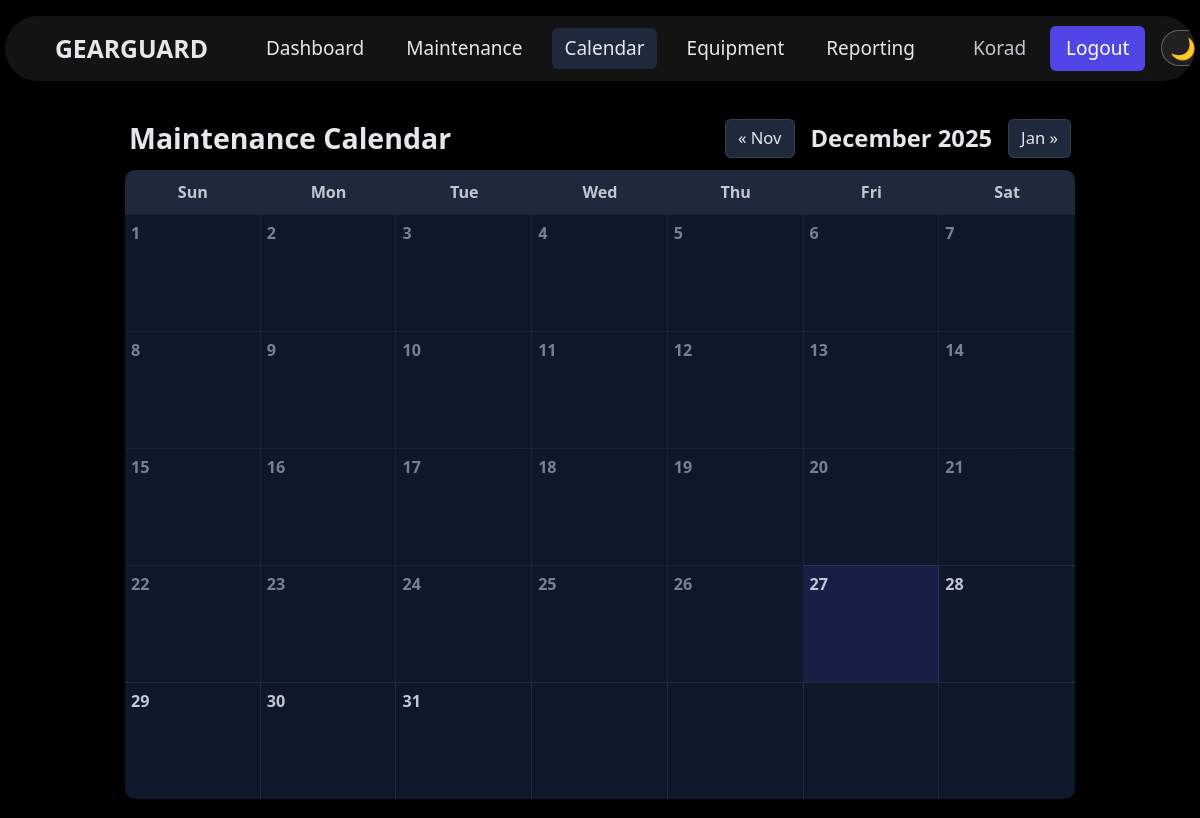
Before: /calendar/ (signed in) with the older database file.
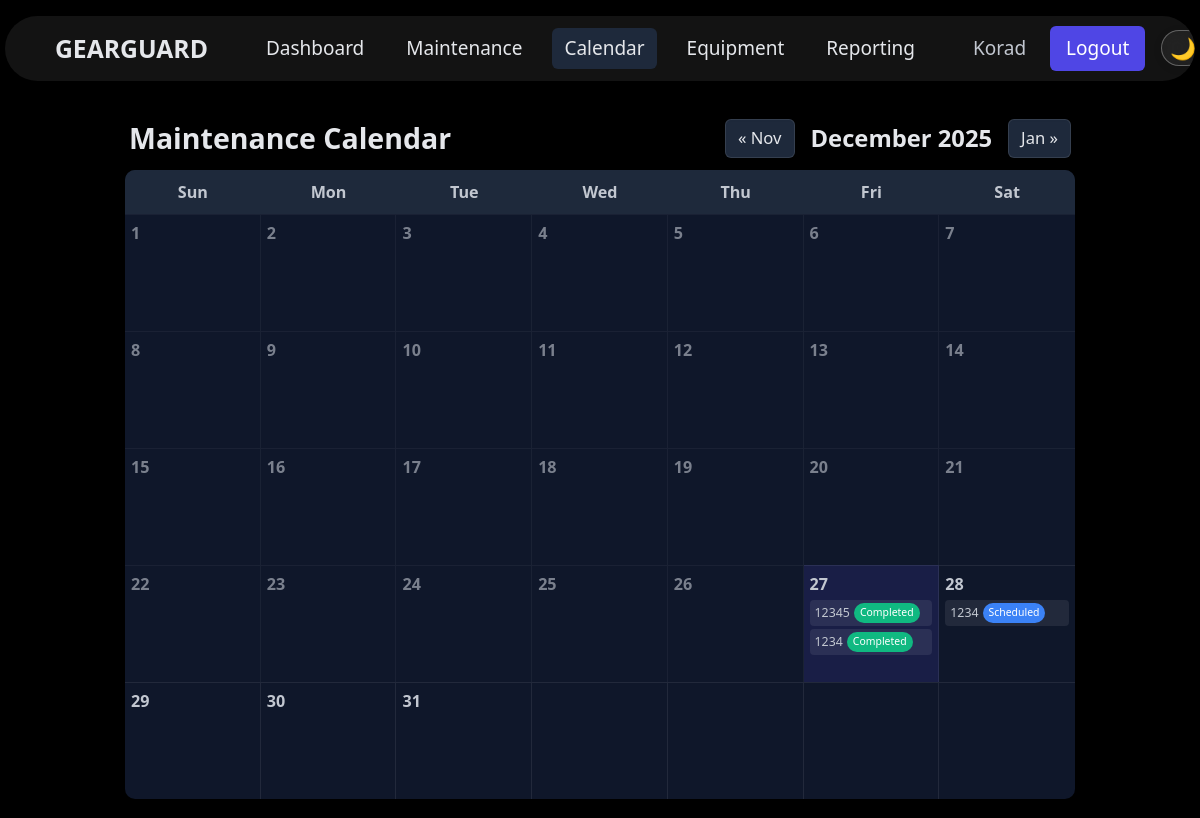
After: the same page with the newer database file.
### maintenance/models.py (models this page shows, shortened)
class MaintenanceRecord(models.Model):
    STATUS_CHOICES = [
        ("scheduled", "Scheduled"),
        ("completed", "Completed"),
        ("overdue", "Overdue"),
    ]
    equipment = models.ForeignKey('equipment.Equipment', on_delete=models.CASCADE, related_name='maintenance_records')
    service_date = models.DateField()
    technician = models.CharField(max_length=100, blank=True)
    cost = models.DecimalField(max_digits=10, decimal_places=2, default=0)
    remarks = models.TextField(blank=True)
    next_due = models.DateField(null=True, blank=True)
    status = models.CharField(max_length=20, choices=STATUS_CHOICES, default='scheduled')

### equipment/models.py (models this page shows)
class Equipment(models.Model):
    STATUS_CHOICES = [
        ("active", "Active"),
        ("inactive", "Inactive"),
    ]
    asset_id = models.CharField(max_length=50, unique=True)
    name = models.CharField(max_length=120)
    category = models.ForeignKey(EquipmentCategory, on_delete=models.SET_NULL, null=True, related_name="equipments")
    company = models.CharField(max_length=100, blank=True)
    serial_no = models.CharField(max_length=100, blank=True)
    technician = models.CharField(max_length=100, blank=True)
    maintenance_team = models.CharField(max_length=100, blank=True)
    assigned_date = models.DateField(null=True, blank=True)
    maintenance_interval_days = models.PositiveIntegerField(default=90)
    status = models.CharField(max_length=20, choices=STATUS_CHOICES, default="active")
    description = models.TextField(blank=True)
    def __str__(self) -> str:
        return f"{self.asset_id} - {self.name}"

### gearguard/views.py (the view)
# urls.py: path('calendar/', calendar_view, name='calendar'),
@login_required
def calendar_view(request):
    from datetime import datetime, timedelta
    from maintenance.models import MaintenanceRecord
    import calendar
    today = datetime.now().date()
    year = int(request.GET.get('year', today.year))
    month = int(request.GET.get('month', today.month))
    first_day = datetime(year, month, 1).date()
    last_day = datetime(year, month, calendar.monthrange(year, month)[1]).date()
    records = (
        MaintenanceRecord.objects
        .filter(service_date__gte=first_day, service_date__lte=last_day)
        .select_related('equipment')
        .order_by('service_date')
    )
    records_by_date = {}
    for record in records:
        date_str = record.service_date.strftime('%Y-%m-%d')
        if date_str not in records_by_date:
            records_by_date[date_str] = []
        records_by_date[date_str].append(record)
    cal = calendar.monthcalendar(year, month)
    calendar_days = []
    for week in cal:
        week_days = []
        for day in week:
            if day == 0:
                week_days.append(None)  # Empty day (padding)
            else:
                current_date = datetime(year, month, day).date()
                date_str = current_date.strftime('%Y-%m-%d')
                week_days.append({
                    'day': day,
                    'date': current_date,
                    'records': records_by_date.get(date_str, []),
                    'is_today': current_date == today,
                    'is_past': current_date < today,
                })
        calendar_days.append(week_days)
    prev_month = datetime(year, month, 1) - timedelta(days=1)
    next_month = datetime(year, month, calendar.monthrange(year, month)[1]) + timedelta(days=1)
    context = {
        'calendar': calendar_days,
        'current_month': datetime(year, month, 1),
        'prev_month': prev_month,
        'next_month': next_month,
        'month_name': calendar.month_name[month],
        'year': year,
    }
    return render(request, 'calendar.html', context)

### templates/calendar.html (shortened to what this page needs)
{% extends 'base.html' %}
{% block content %}
<div class="calendar-container">
    <div class="calendar-header">
        <h1 style="margin: 0; font-size: 1.5rem;">Maintenance Calendar</h1>
        <div class="calendar-nav">
            <a href="?year={{ prev_month.year }}&month={{ prev_month.month }}" class="nav-button">&laquo; {{ prev_month|date:"M" }}</a>
            <h2>{{ month_name }} {{ year }}</h2>
            <a href="?year={{ next_month.year }}&month={{ next_month.month }}" class="nav-button">{{ next_month|date:"M" }} &raquo;</a>
        </div>
    </div>
    <div class="calendar-grid">
        <div class="calendar-weekdays">
            <div class="weekday">Sun</div>
            <div class="weekday">Mon</div>
            <div class="weekday">Tue</div>
            <div class="weekday">Wed</div>
            <div class="weekday">Thu</div>
            <div class="weekday">Fri</div>
            <div class="weekday">Sat</div>
        </div>
        <div class="calendar-weeks">
        {% for week in calendar %}
        <div class="calendar-week">
            {% for day in week %}
            {% if day %}
            <div class="calendar-day {% if day.is_today %}today{% endif %} {% if day.is_past %}past{% endif %}">
                <div class="day-number">{{ day.day }}</div>
                {% if day.records %}
                <div class="maintenance-items">
                    {% for record in day.records %}
                    <div class="maintenance-item" title="{{ record.equipment }} - {{ record.get_status_display }}">
                        <span class="equipment-name">{{ record.equipment.asset_id }}</span>
                        <span class="status-badge status-{{ record.status }}">{{ record.get_status_display }}</span>
                    </div>
                    {% endfor %}
                </div>
                {% endif %}
            </div>
            {% else %}
            <div class="calendar-day empty"></div>
            {% endif %}
            {% endfor %}
        </div>
        {% endfor %}
        </div>
    </div>
</div>
{% endblock %}

Changed rows visible on the page:
added MaintenanceRecord: equipment.asset_id "12345", status "Completed", shown under "27"
added MaintenanceRecord: equipment.asset_id "1234", status "Completed", shown under "27"
added MaintenanceRecord: equipment.asset_id "1234", status "Scheduled", shown under "28"
